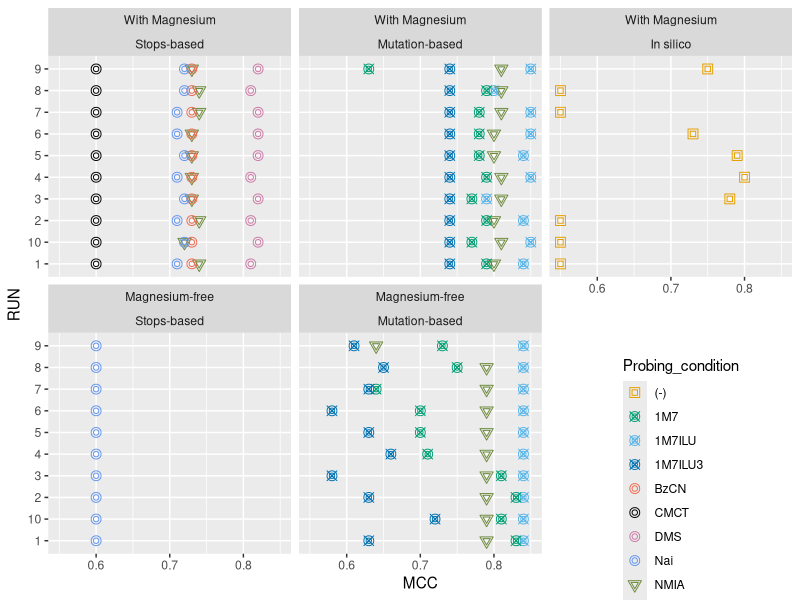
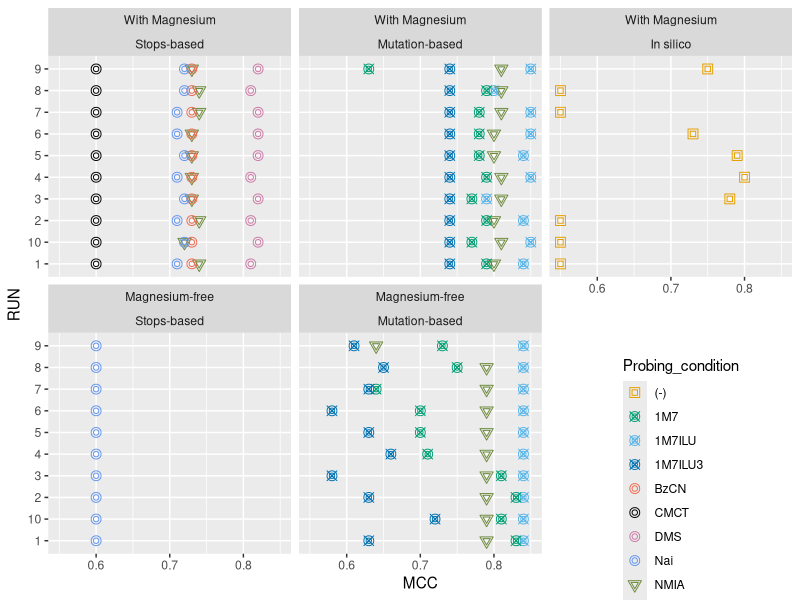

These figures' R source, in order:
library(ggplot2)

Noprobing<-c(	0.55	,	0.55	,	0.78	,	0.8	,	0.79	,	0.73	,	0.55	,	0.55	,	0.75	,	0.55		)
M7ILUMg<-c(	0.84	,	0.84	,	0.79	,	0.85	,	0.84	,	0.85	,	0.85	,	0.8	,	0.85	,	0.85		)
M7ILU	<-c(	0.84	,	0.84	,	0.84	,	0.84	,	0.84	,	0.84	,	0.84	,	0.84	,	0.84	,	0.84		)
DMS	<-c(	0.81	,	0.81	,	0.82	,	0.81	,	0.82	,	0.82	,	0.82	,	0.81	,	0.82	,	0.82		)
NMIAMg	<-c(	0.8	,	0.8	,	0.81	,	0.81	,	0.8	,	0.8	,	0.81	,	0.81	,	0.81	,	0.81		)
NMIAMgCE	<-c(	0.74	,	0.74	,	0.73	,	0.73	,	0.73	,	0.73	,	0.74	,	0.74	,	0.73	,	0.72		)
M7	<-c(	0.83	,	0.83	,	0.81	,	0.71	,	0.7	,	0.7	,	0.64	,	0.75	,	0.73	,	0.81		)
NMIA	<-c(	0.79	,	0.79	,	0.79	,	0.79	,	0.79	,	0.79	,	0.79	,	0.79	,	0.64	,	0.79		)
M7Mg	<-c(	0.79	,	0.79	,	0.77	,	0.79	,	0.78	,	0.78	,	0.78	,	0.79	,	0.63	,	0.77		)
M7ILU3Mg	<-c(	0.74	,	0.74	,	0.74	,	0.74	,	0.74	,	0.74	,	0.74	,	0.74	,	0.74	,	0.74		)
BzCN	<-c(	0.73	,	0.73	,	0.73	,	0.73	,	0.73	,	0.73	,	0.73	,	0.73	,	0.73	,	0.73	)
NaiMg	<-c(	0.71	,	0.71	,	0.72	,	0.71	,	0.72	,	0.71	,	0.71	,	0.72	,	0.72	,	0.72	)
M7ILU3	<-c(	0.63	,	0.63	,	0.58	,	0.66	,	0.63	,	0.58	,	0.63	,	0.65	,	0.61	,	0.72)
Nai	<-c(	0.6	,	0.6	,	0.6	,	0.6	,	0.6	,	0.6	,	0.6	,	0.6	,	0.6	,	0.6		)
CMCT	<-c(	0.6	,	0.6	,	0.6	,	0.6	,	0.6	,	0.6	,	0.6	,	0.6	,	0.6	,	0.6		)
GM<-c(	0.55	,	0.55	,	0.78	,	0.8	,	0.79	,	0.73	,	0.55	,	0.55	,	0.75	,	0.55,0.84	,	0.84	,	0.79	,	0.85	,	0.84	,	0.85	,	0.85	,	0.8	,	0.85	,	0.85		,	0.84	,	0.84	,	0.84	,	0.84	,	0.84	,	0.84	,	0.84	,	0.84	,	0.84	,	0.84		,	0.81	,	0.81	,	0.82	,	0.81	,	0.82	,	0.82	,	0.82	,	0.81	,	0.82	,	0.82		,	0.8	,	0.8	,	0.81	,	0.81	,	0.8	,	0.8	,	0.81	,	0.81	,	0.81	,	0.81		,	0.74	,	0.74	,	0.73	,	0.73	,	0.73	,	0.73	,	0.74	,	0.74	,	0.73	,	0.72		,	0.83	,	0.83	,	0.81	,	0.71	,	0.7	,	0.7	,	0.64	,	0.75	,	0.73	,	0.81		,	0.79	,	0.79	,	0.79	,	0.79	,	0.79	,	0.79	,	0.79	,	0.79	,	0.64	,	0.79		,	0.79	,	0.79	,	0.77	,	0.79	,	0.78	,	0.78	,	0.78	,	0.79	,	0.63	,	0.77		,	0.74	,	0.74	,	0.74	,	0.74	,	0.74	,	0.74	,	0.74	,	0.74	,	0.74	,	0.74		,	0.73	,	0.73	,	0.73	,	0.73	,	0.73	,	0.73	,	0.73	,	0.73	,	0.73	,	0.73	,	0.71	,	0.71	,	0.72	,	0.71	,	0.72	,	0.71	,	0.71	,	0.72	,	0.72	,	0.72	,	0.63	,	0.63	,	0.58	,	0.66	,	0.63	,	0.58	,	0.63	,	0.65	,	0.61	,	0.72,	0.6	,	0.6	,	0.6	,	0.6	,	0.6	,	0.6	,	0.6	,	0.6	,	0.6	,	0.6		,	0.6	,	0.6	,	0.6	,	0.6	,	0.6	,	0.6	,	0.6	,	0.6	,	0.6	,	0.6		)

k<-c('1','2','3','4','5','6','7','8','9','10')
l<-c("(-)","1M7","1M7ILU","1M7ILU3","BzCN","CMCT","DMS","Nai","NMIA","1M7Mg","1M7ILUMg","1M7ILU3Mg","NaiMg","NMIAMg","NMIAMgCE")
Probing_condition<-(c(rep("(-)",10),rep("1M7ILUMg",10),rep("1M7ILU",10),rep("DMS",10),rep("NMIAMg",10),rep("NMIAMgCE",10),rep("1M7",10),rep("NMIA",10),rep("1M7Mg",10),rep("1M7ILU3Mg",10),rep("BzCN",10),rep("NaiMg",10),rep("1M7ILU3",10),rep("Nai",10),rep("CMCT",10)))
Conditions<-rep(c('1','2','3','4','5','6','7','8','9','10'),15)
Mg<-(c(rep("+Mg",10),rep("+Mg",10),rep("-Mg",10),rep("+Mg",10),rep("+Mg",10),rep("+Mg",10),rep("-Mg",10),rep("-Mg",10),rep("+Mg",10),rep("+Mg",10),rep("+Mg",10),rep("+Mg",10),rep("-Mg",10),rep("-Mg",10),rep("+Mg",10)))
StopMutation<-c(rep("I",10),rep("M",10),rep("M",10),rep("S",10),rep("M",10),rep("S",10),rep("M",10),rep("M",10),rep("M",10),rep("M",10),rep("S",10),rep("S",10),rep("M",10),rep("S",10),rep("S",10))     
df<- data.frame(Probing_condition,Conditions,GM,Mg,StopMutation)
df$Probing_condition<-factor(df$Probing_condition, levels = l)
df$Mg <- factor(df$Mg,levels=c("+Mg","-Mg"),
                labels=c("With Magnesium","Magnesium-free")) 
df$StopMutation <- factor(df$StopMutation, levels=c("S","M","I"),
                          labels=c("Stops-based","Mutation-based","In silico")) 

#facets=Mg~StopMutation,
#facet_wrap: creates a separate panel for each benchmark + facet_wrap(Mg~StopMutation)
p<-qplot(Conditions, GM, data=df, shape=Probing_condition, color=Probing_condition, 
          size=I(3),facets=Mg~StopMutation,
         xlab="RUN", ylab="MCC") + 
  geom_point() +
  scale_shape_manual(values=c(0,13,13,13,13,13,13,1,1,1,1,1,6,6,2))+
  scale_color_manual(values=c("#E69F00","#009E73","#56B4E9","#0072B2","#0072B2","#56B4E9","#009E73","coral2","black","#CC79A7","#6495ED","#6495ED","darkolivegreen4","darkolivegreen4","darkolivegreen4"))+
  coord_flip()
Mypalette<-c("#E69F00","#009E73","#56B4E9","#0072B2","coral2","black","#CC79A7","#6495ED","darkolivegreen4","#009E73","#56B4E9","#0072B2","#6495ED","darkolivegreen4","darkolivegreen4")
##################second figure
p<-qplot(Conditions, GM, data=df, shape=Probing_condition, color=Probing_condition, 
      size=I(3),
      xlab="RUN", ylab="MCC") + 
  geom_point() + facet_wrap(Mg~StopMutation)+
  scale_shape_manual(values=c(0,13,13,13,1,1,1,1,6,13,13,13,1,6,6))+
  scale_color_manual(values=Mypalette)+
  coord_flip()+theme(legend.position = c(0.85,0.01))
p
ggsave("Reproductibility.pdf", width = 9, height = 5.85,units="in")

